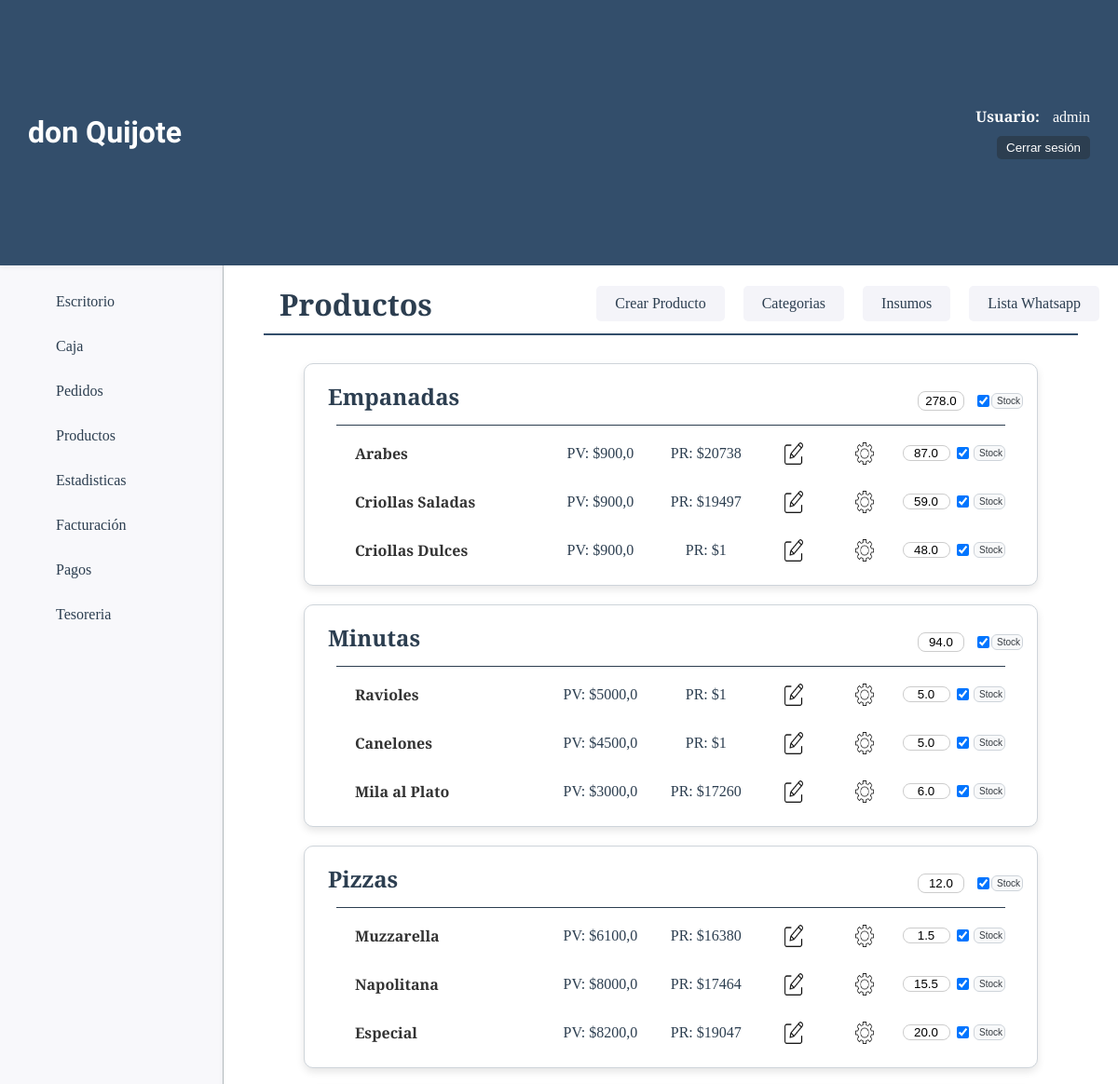
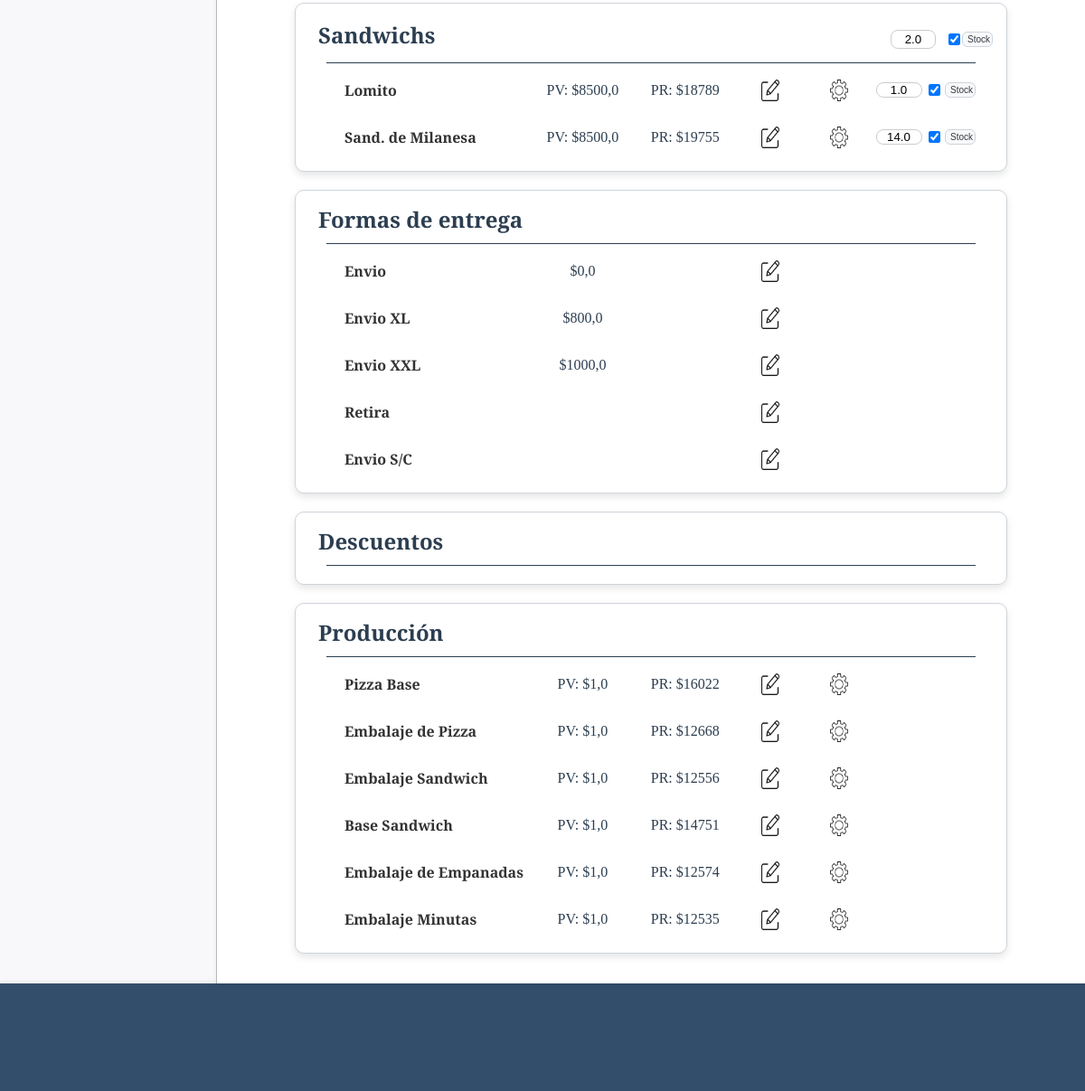
Page /productos/ (signed in) on the earlier database version (2 pictures, top to bottom).
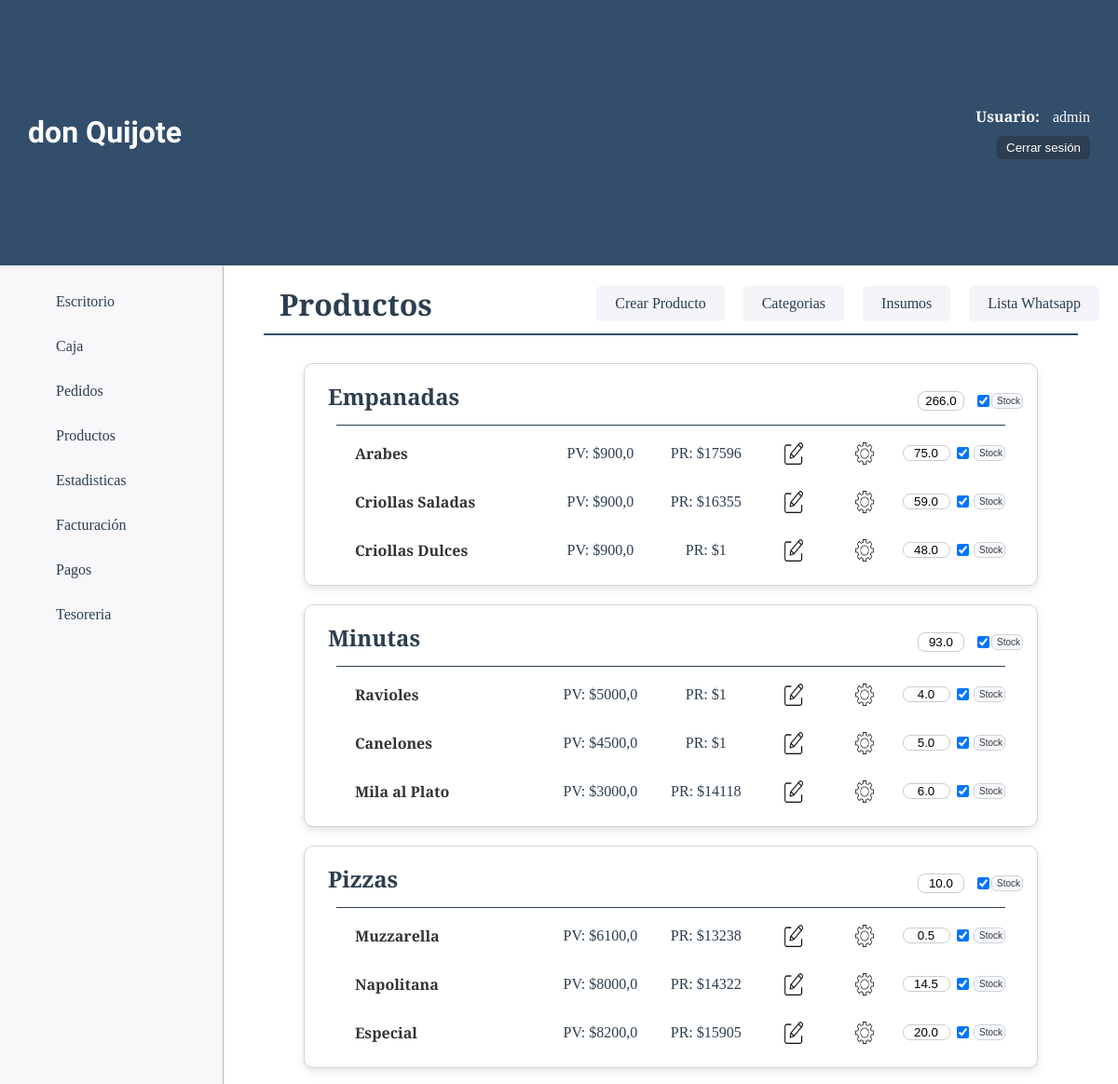
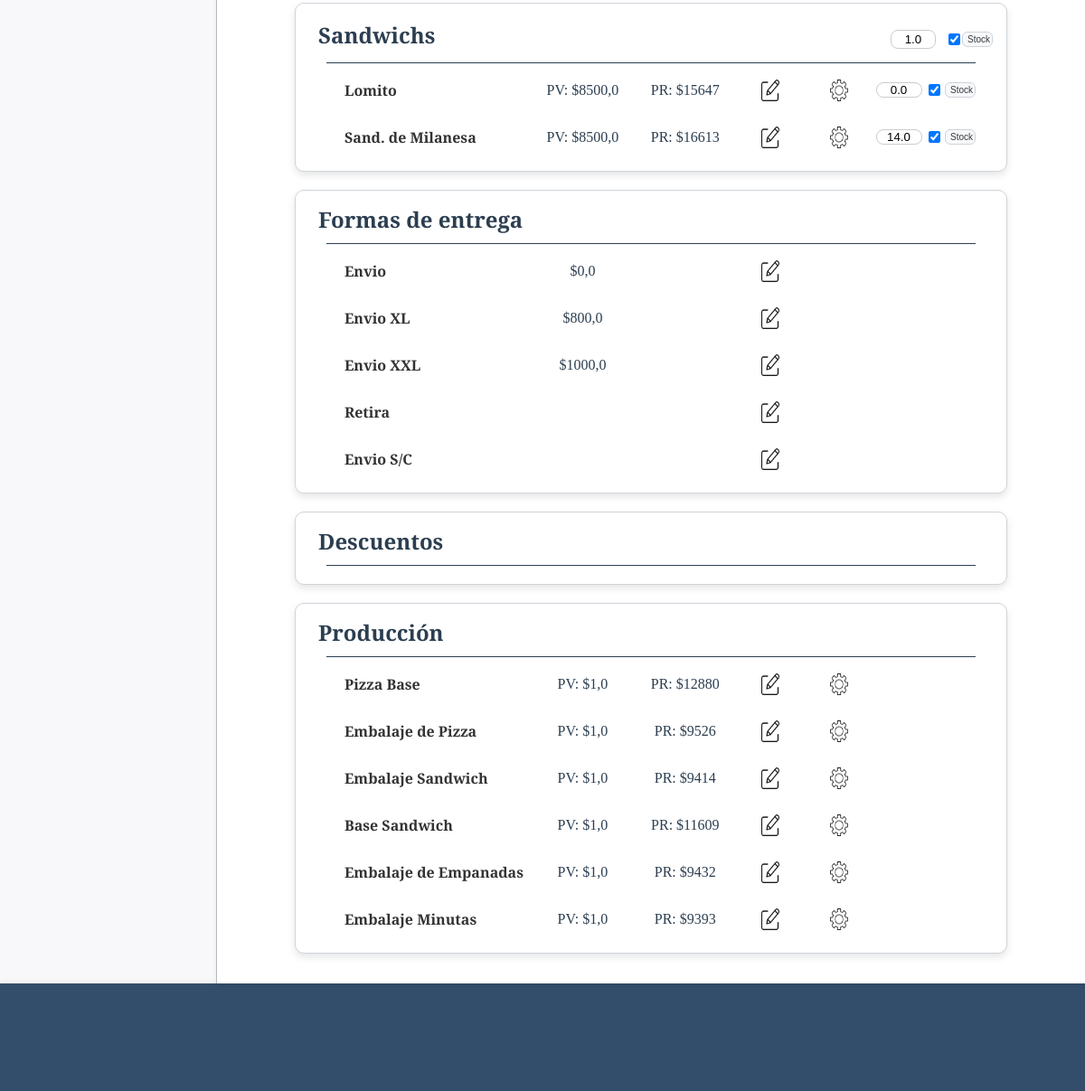
Same page on the later database version (2 pictures, top to bottom).
### productos/models.py (models this page shows, shortened)
class ProductoCategoria(models.Model):
    nombre=models.CharField(max_length=50)
    estado=models.BooleanField(default=True)
    cantidad=models.FloatField(default=99, verbose_name="Cantidad")
    stock=models.BooleanField(default=True, verbose_name="Stock")

class Producto(models.Model):
    nombre=models.CharField(max_length=50, verbose_name="Nombre")
    categoria=models.ForeignKey(ProductoCategoria, on_delete=models.CASCADE, verbose_name="Categoría")
    descripcion=models.CharField(max_length=200, blank=True, null=True, verbose_name="Descripción")
    precio_unit=models.FloatField(verbose_name="P. Unitario")
    precio_media=models.FloatField(blank=True, null=True, verbose_name="P. Media")
    precio_doc=models.FloatField(blank=True, null=True, verbose_name="P. Docena")
    precio_rec = models.FloatField(default=1, verbose_name="Precio Recomendado")
    cantidad= models.FloatField(default=99, verbose_name="Cantidad")
    stock=models.BooleanField(default=True, verbose_name="Stock")
    def __str__(self):
        return self.nombre

### productos/views.py (the view)
# urls.py: path('', views.home, name="home"),
@login_required
def home(request):
    productos = Producto.objects.select_related('categoria').order_by('categoria__nombre').all()
    categorias = ProductoCategoria.objects.all()
    forma_entrega = FormaEntrega.objects.all()
    descuentos = Descuentos.objects.all()
    precio_recomendado()
    forms_por_producto = {producto.id: CantProductoForm(instance=producto) for producto in productos}
    forms_por_categoria = {categoria.id: CantCategoriaForm(instance=categoria) for categoria in categorias}
    context = {
        'object_list': productos,
        'categorias': categorias,
        'forma_entrega': forma_entrega,
        'descuentos': descuentos,
        'forms_por_producto': forms_por_producto,
        'forms_por_categoria': forms_por_categoria,
    }
    return render(request, 'productos/index.html', context)

### productos/models.py (called while the page is built)
    def __str__(self):
        return self.nombre

### productos/templatetags/custom_tags.py (called while the page is built)
@register.filter
def get_item(dictionary, key):
    return dictionary.get(key)

### productos/templates/productos/index.html (shortened to what the changed rows need)
{% extends 'core/base.html' %}
{% load static %}
{% load custom_tags %}
{% block css %}
<link rel="stylesheet" href="{% static 'productos/css/styles.css' %}">
{% endblock css %}
{% block titulo %}
{% include 'core/components/encabezado.html' with titulo_texto="Productos" %}
{% endblock titulo %}
{% block main %}
<section class="categorias-container">
    {% regroup object_list by categoria.nombre as categorias_productos %}
    {% for categoria in categorias_productos %}
        {% with categoria.grouper as nombre_categoria %}
            {% for cat in categorias %}
                {% if cat.nombre == nombre_categoria and cat.estado and cat.nombre != "Producción" %}
                    <div class="card">
                        <div class="titulo-producto">
                            <div class="cont-titulo">
                                <h1 class="categoria-titulo">{{ nombre_categoria }} </h1>
                            </div>
                            <form class="cat-cant-stk" method="post" action="{% url 'productos:actualizar_cantidad_cat' cat.id %}">
                                {% with form=forms_por_categoria|get_item:cat.id %}
                                <div class="cat-cant-opc">
                                    {{ form.cantidad }}
                                </div>
                                <div class="cat-stock">
                                    {{ form.stock }}
                                </div>
                                {% endwith %}
                                <button class="btn-act" type="submit">Stock</button>
                            </form>
                        </div>
                        <hr class="categoria-hr">
                        {% for producto in categoria.list %}
                            <div class="productos">
                                <p class="producto-nombre">{{ producto.nombre }}</p>
                                <p class="producto-precio">PV: ${{ producto.precio_unit }}</p>
                                <p class="producto-precio-rec">PR: ${{ producto.precio_rec|floatformat:0 }}</p>
                                <div class="producto-opc">
                                    <a href="{% url 'productos:productos_update' producto.id %}">
                                        <img class="icono-opc" src="{% static 'productos/img/editar.webp' %}" alt="Editar Producto">
                                    </a>
                                </div>
                                <div class="producto-config">
                                    <a href="{% url 'productos:agregar_insumos_producto' producto.id %}">
                                        <img class="icono-opc" src="{% static 'productos/img/config.png' %}" alt="Editar Producto">
                                    </a>
                                </div>
                                <form class="form-cantidad" method="post" action="{% url 'productos:actualizar_cantidad_prod' producto.id %}">
                                    {% with form=forms_por_producto|get_item:producto.id %}
                                    <div class="producto-cant-opc">
                                        {{ form.cantidad }}
                                    </div>
                                    <div class="producto-stock">
                                        {{ form.stock }}
                                    </div>
                                    {% endwith %}
                                    <button class="btn-act" type="submit">Stock</button>
                                </form>
                            </div>
                        {% endfor %}
                    </div>
                {% endif %}
            {% endfor %}
        {% endwith %}
    {% endfor %}
    <div class="card">
        <h1 class="categoria-titulo">Formas de entrega</h1>
    </div>
    <div class="card">
        <h1 class="categoria-titulo">Descuentos</h1>
    </div>
    {% for categoria in categorias_productos %}
        {% with categoria.grouper as nombre_categoria %}
            {% for cat in categorias %}
                {% if cat.nombre == nombre_categoria and cat.estado and cat.nombre == "Producción" %}
                    <div class="card">
                        <h1 class="categoria-titulo">{{ nombre_categoria }}</h1>
                        <hr class="categoria-hr">
                        {% for producto in categoria.list %}
                            <div class="productos">
                                <p class="producto-nombre">{{ producto.nombre }}</p>
                                <p class="producto-precio">PV: ${{ producto.precio_unit }}</p>
                                <p class="producto-precio-rec">PR: ${{ producto.precio_rec|floatformat:0 }}</p>
                                <div class="producto-opc">
                                    <a href="{% url 'productos:productos_update' producto.id %}">
                                        <img class="icono-opc" src="{% static 'productos/img/editar.webp' %}" alt="Editar Producto">
                                    </a>
                                </div>
                                <div class="producto-config">
                                    <a href="{% url 'productos:agregar_insumos_producto' producto.id %}">
                                        <img class="icono-opc" src="{% static 'productos/img/config.png' %}" alt="Editar Producto">
                                    </a>
                                </div>
                            </div>
                        {% endfor %}
                    </div>
                {% endif %}
            {% endfor %}
        {% endwith %}
    {% endfor %}
</section>
{% endblock main %}

Differences in the rows shown:
changed ProductoCategoria "Empanadas": cantidad "278.0" → "266.0"
changed Producto "Arabes": precio_rec "20738" → "17596"; cantidad "87.0" → "75.0"
computed for Producto "Criollas Saladas": precio_rec "19497" → "16355"
changed ProductoCategoria "Minutas": cantidad "94.0" → "93.0"
changed Producto "Ravioles": cantidad "5.0" → "4.0"
computed for Producto "Mila al Plato": precio_rec "17260" → "14118"
changed ProductoCategoria "Pizzas": cantidad "12.0" → "10.0"
changed Producto "Muzzarella": precio_rec "16380" → "13238"; cantidad "1.5" → "0.5"
changed Producto "Napolitana": precio_rec "17464" → "14322"; cantidad "15.5" → "14.5"
computed for Producto "Especial": precio_rec "19047" → "15905"
changed ProductoCategoria "Sandwichs": cantidad "2.0" → "1.0"
changed Producto "Lomito": precio_rec "18789" → "15647"; cantidad "1.0" → "0.0"
computed for Producto "Sand. de Milanesa": precio_rec "19755" → "16613"
computed for Producto "Pizza Base": precio_rec "16022" → "12880"
computed for Producto "Embalaje de Pizza": precio_rec "12668" → "9526"
computed for Producto "Embalaje Sandwich": precio_rec "12556" → "9414"
computed for Producto "Base Sandwich": precio_rec "14751" → "11609"
computed for Producto "Embalaje de Empanadas": precio_rec "12574" → "9432"
computed for Producto "Embalaje Minutas": precio_rec "12535" → "9393"
